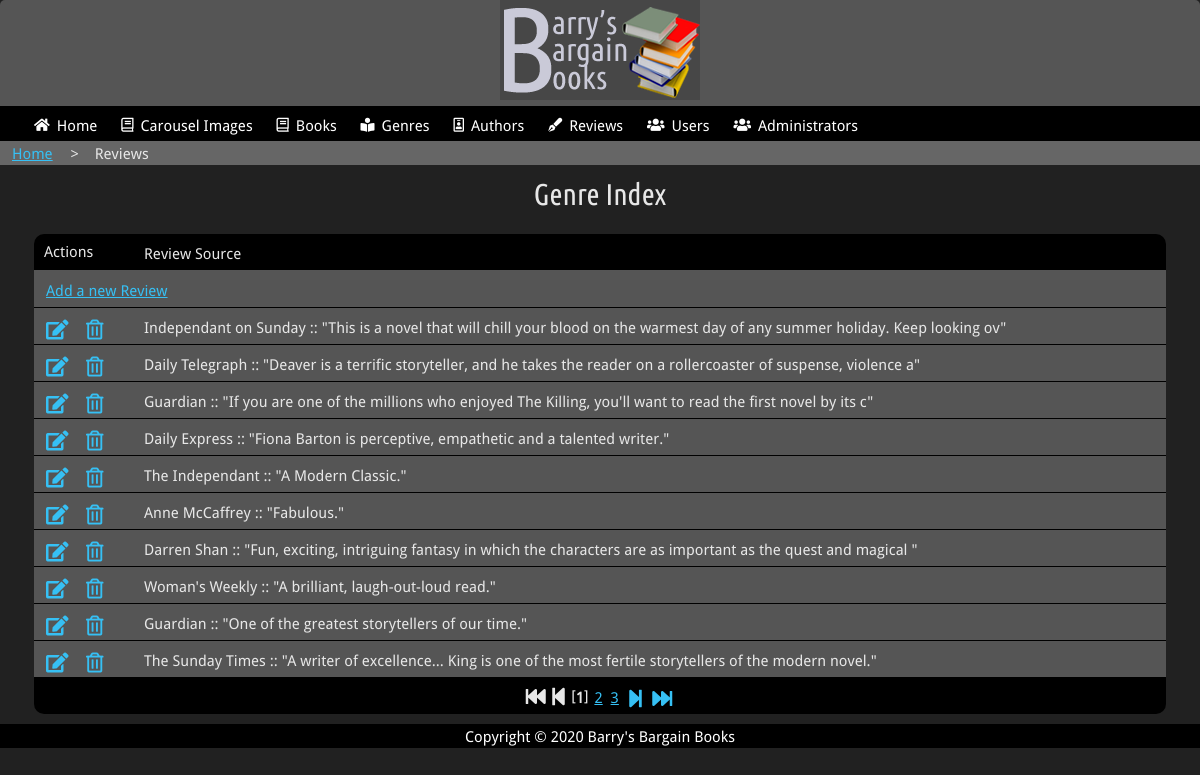
The page /admin/reviews.php (signed in) on the database its author committed.
### tables this page shows
CREATE TABLE `reviews` (
  `reviewID` int(11) NOT NULL,
  `bookID` int(11) DEFAULT NULL,
  `source` varchar(50) DEFAULT NULL,
  `content` varchar(500) DEFAULT NULL,
  `is_active` tinyint(1) NOT NULL DEFAULT '1'
);

### admin/reviews.php (the view, shortened to what this page needs)
<!DOCTYPE html>
<html lang="en" class="text-100">
<head>
    <link rel="stylesheet" href="css/admin.css">
    <link rel="stylesheet" href="../css/fontawesome.css">
</head>
<body>
    <header>
        <div >
            <a href="index.php"><img src="images/logo.png" alt="Barry's Bargain Books Logo"></a>
        </div>
    </header>
    <?php include 'includes/main_nav.php'; ?>
    <main id="main">
    	<section class="breadcrumb">
            <div id="breadcrumb" class="boc-grid-container">
                <a href="index.php" title="retrun to the home page">Home</a>
                <span class="separator">></span>
                <span class="current">Reviews</span>
            </div>
        </section>
        <h2 class="boc-center">Genre Index</h2>
    	<div id="paged-list" class="boc-grid-container">
	    	<div class="form-row header">
				<span class="list_name">Review Source</span>
				<span class="list_actions">Actions</span>
			</div>
			<div class="form-row rollover">
        		<span class="list_name right"><a href="review_add.php" title="Add a new Review">Add a new Review</a></span>
			</div>
<?php
include 'includes/connection.php';
try {
  $stmt = $connection->prepare("SELECT COUNT(*) as count FROM reviews");
  $stmt->execute();
  $result = $stmt->fetch(PDO::FETCH_ASSOC);
  $number_of_rows = $result['count'];
} catch( PDOExecption $error ) {
	print "Error!: " . $error->getMessage() . "</br>";
}
$rows_per_page = 10;
$total_pages = ceil($number_of_rows / $rows_per_page);
if (isset($_GET['page']) && is_numeric($_GET['page'])) {
   $page = (int)$_GET['page'];
} else {
   $page = 1;
}
$row_offset = ($page - 1) * $rows_per_page;
try {
	$stmt = $connection->prepare("SELECT reviewID, source, content FROM reviews LIMIT :offset, :rowsperpage");
	$stmt->bindParam(':offset', $row_offset, PDO::PARAM_INT);
	$stmt->bindParam(':rowsperpage', $rows_per_page, PDO::PARAM_STR);
	$stmt->execute();
	while ($result = $stmt->fetch(PDO::FETCH_ASSOC)) { ?>
  		<div class="form-row rollover">
  			<span class="list_name"><?php echo $result['source']." :: \"".substr($result['content'], 0, 100)."\""; ?></span>
  			<span class="list_edit icon"><a href="review_edit.php?id=<?php echo $result['reviewID']; ?>" title="edit this review"><i class="fas fa-edit"></i></a></span>
  			<span class="list_delete icon"><a href="javascript:makeSureDelete('review_delete.php?id=<?php echo $result['reviewID']; ?>');" title="delete this review"><i class="far fa-trash-alt"></i></i></a></span>
  		</div>
  <?php
	}
} catch( PDOExecption $error ) {
	print "Error!: " . $error->getMessage() . "</br>";
}
?>
		<div class="form-row footer">
<?php
$range = 5;
if ($page > 1) {
	$previous_page = $page - 1;
	echo "<a href='{$_SERVER['PHP_SELF']}?page=1' title='previous page'><i class='fas fa-fast-backward'></i></a>";
	echo " <a href='{$_SERVER['PHP_SELF']}?page=$previous_page' title='first page'><i class='fas fa-step-backward'></i></a>";
} else {
	echo "<i class='fas fa-fast-backward'></i>";
	echo " <i class='fas fa-step-backward'></i>";
}
for ($loop_count = ($page - $range); $loop_count < (($page + $range) + 1); $loop_count++) {
	if (($loop_count > 0) && ($loop_count <= $total_pages)) {
		if ($loop_count == $page) {
			echo " [<b>$loop_count</b>] ";
		} else {
			echo " <a href='{$_SERVER['PHP_SELF']}?page=$loop_count'>$loop_count</a> ";
		}
	}
}
if ($page != $total_pages) {
	$next_page = $page + 1;
	echo " <a href='{$_SERVER['PHP_SELF']}?page=$next_page' title='next page'><i class='fas fa-step-forward'></i></a>";
	echo " <a href='{$_SERVER['PHP_SELF']}?page=$total_pages' title='last page'><i class='fas fa-fast-forward'></i></a>";
} else {
	echo " <i class='fas fa-step-forward'></i>";
	echo " <i class='fas fa-fast-forward'></i>";
}
?>
    	</div>
    </main>
    <footer>
            Copyright &copy; 2020 Barry's Bargain Books
    </footer>
</body>
</html>

### admin/includes/main_nav.php (shortened to what this page needs)
<?php
if($_SERVER['PHP_SELF'] == "/web/soft20181/N0813926/admin/genres.php"
    || $_SERVER['PHP_SELF'] == "/web/soft20181/N0813926/admin/genre_add.php"
    || $_SERVER['PHP_SELF'] == "/web/soft20181/N0813926/admin/genre_edit.php"
    || $_SERVER['PHP_SELF'] == "/web/soft20181/N0813926/admin/genre_delete.php") { $menu_genres = " class='active'"; } else { $menu_genres = "";}
if($_SERVER['PHP_SELF'] == "/web/soft20181/N0813926/admin/books.php"
    || $_SERVER['PHP_SELF'] == "/web/soft20181/N0813926/admin/book_add.php"
    || $_SERVER['PHP_SELF'] == "/web/soft20181/N0813926/admin/book_edit.php"
    || $_SERVER['PHP_SELF'] == "/web/soft20181/N0813926/admin/book_delete.php") { $menu_books = " class='active'"; } else { $menu_books = "";}
if($_SERVER['PHP_SELF'] == "/web/soft20181/N0813926/admin/users.php"
    || $_SERVER['PHP_SELF'] == "/web/soft20181/N0813926/admin/user_add.php"
    || $_SERVER['PHP_SELF'] == "/web/soft20181/N0813926/admin/user_edit.php"
    || $_SERVER['PHP_SELF'] == "/web/soft20181/N0813926/admin/user_delete.php") { $menu_users = " class='active'"; } else { $menu_users = "";}
if($_SERVER['PHP_SELF'] == "/web/soft20181/N0813926/admin/admin_users.php"
    || $_SERVER['PHP_SELF'] == "/web/soft20181/N0813926/admin/admin_user_add.php"
    || $_SERVER['PHP_SELF'] == "/web/soft20181/N0813926/admin/admin_user_edit.php"
    || $_SERVER['PHP_SELF'] == "/web/soft20181/N0813926/admin/admin_user_delete.php") { $menu_admin_users = " class='active'"; } else { $menu_admin_users = "";}
if($_SERVER['PHP_SELF'] == "/web/soft20181/N0813926/admin/reviews.php"
    || $_SERVER['PHP_SELF'] == "/web/soft20181/N0813926/admin/review_add.php"
    || $_SERVER['PHP_SELF'] == "/web/soft20181/N0813926/admin/review_edit.php"
    || $_SERVER['PHP_SELF'] == "/web/soft20181/N0813926/admin/review_delete.php") { $menu_reviews = " class='active'"; } else { $menu_reviews = "";}
if($_SERVER['PHP_SELF'] == "/web/soft20181/N0813926/admin/authors.php"
    || $_SERVER['PHP_SELF'] == "/web/soft20181/N0813926/admin/author_add.php"
    || $_SERVER['PHP_SELF'] == "/web/soft20181/N0813926/admin/author_edit.php"
    || $_SERVER['PHP_SELF'] == "/web/soft20181/N0813926/admin/author_delete.php") { $menu_authors = " class='active'"; } else { $menu_authors = "";}
    if($_SERVER['PHP_SELF'] == "/web/soft20181/N0813926/admin/carousels.php"
    || $_SERVER['PHP_SELF'] == "/web/soft20181/N0813926/admin/carousel_add.php"
    || $_SERVER['PHP_SELF'] == "/web/soft20181/N0813926/admin/carousel_edit.php"
    || $_SERVER['PHP_SELF'] == "/web/soft20181/N0813926/admin/carousel_delete.php") { $menu_carousel = " class='active'"; } else { $menu_carousel = "";}
?>
    <nav id="main-menu">
        <ul class="boc-grid-container boc-hide-mobile">
            <li<?php if($_SERVER['PHP_SELF'] == "/web/soft20181/N0813926/admin/index.php") { echo " class='active'"; } ?>><a href="index.php"><span><i class="fas fa-home" aria-hidden="true"></i>Home</span></a></li>
            <li<?php echo $menu_carousel; ?>><a href="carousels.php"><span><i class="far fa-book" aria-hidden="true"></i>Carousel Images</span></a></li>
            <li<?php echo $menu_books; ?>><a href="books.php"><span><i class="far fa-book" aria-hidden="true"></i>Books</span></a></li>
            <li<?php echo $menu_genres; ?>><a href="genres.php"><span><i class="fas fa-book-reader" aria-hidden="true"></i>Genres</span></a></li>
            <li<?php echo $menu_authors; ?>><a href="authors.php"><span><i class="far fa-id-badge" aria-hidden="true"></i>Authors</span></a></li>
            <li<?php echo $menu_reviews; ?>><a href="reviews.php"><span><i class="fas fa-pen-fancy" aria-hidden="true"></i>Reviews</span></a></li>
            <li<?php echo $menu_users; ?>><a href="users.php"><span><i class="fas fa-users" aria-hidden="true"></i>Users</span></a></li>
            <li<?php echo $menu_admin_users; ?>><a href="admin_users.php"><span><i class="fas fa-users" aria-hidden="true"></i>Administrators</span></a></li>
        </ul>
    </nav>

### admin/css/admin.css (style rules this page uses)
* { box-sizing: border-box; position: relative; }
html { font-size: 100%; padding: 0rem; margin: 0rem; height: 100%; width: 100%; }
html.text-100 { font-size: 1rem; }
body { font-family: "Droid Sans", "Helvetica Neue", Helvetica, Arial, sans-serif; font-weight: 400; line-height: 1.6; font-weight: 400; padding: 0rem; margin: 0rem; height: 100%; width: 100%; background-color: #f3f2f1; }
img { max-width: 100%; height: auto; }
h1, h2, h3, h4, h5, h6 { font-family: "Ubuntu Condensed", sans-serif; font-weight: 400; margin: 0.625rem 0; text-align: center; }
h2 { font-size: 1.875rem; line-height: 1.3; }
body { font-size: 0.9375rem !important; }
body { color: #e7e7e7; background-color: #212121; }
@media (min-width: 50rem) and (max-width: 75rem) { h2 { font-size: 1.875rem; line-height: 1.3; text-align: left; } }
@media (min-width: 50rem) and (max-width: 75rem) { body, input, select, textarea { font-size: 0.9375rem !important; } }
a { border: 0.125rem solid transparent; color: #36c0f4; transition: color 0.3s ease-in-out; }
.boc-hide-mobile { display: none !important; }
@media (min-width: 37.5rem) { .boc-hide-mobile { display: block !important; } }
header { background-color: #474747; text-align: center; }
.boc-grid-container { position: relative; width: 100%; margin: 0 auto; padding: 0.625rem; }
.boc-center { text-align: center; }
@media (min-width: 50rem) and (max-width: 75rem) { .boc-grid-container { width: 96%; } }
#main-menu { margin: 0rem; padding: 0rem; position: relative; z-index: 1000; background: #000; }
#main-menu ul { list-style-type: none; padding: 0; }
#main-menu ul li { display: inline-block; }
#main-menu a { padding: 0.3125rem 0.25rem 0rem 0.25rem; width: auto; display: inline-block; color: #ffffff; height: 2.1875rem; }
@media (min-width: 50rem) { #main-menu a { padding: 0.3125rem 0.5rem 0rem 0.5rem; } }
#main-menu a i { font-size: 0.875rem; margin-right: 0.25rem; top: -0.0625rem; position: relative; text-align: center; transition: transform 0.8s ease-in-out; transform-style: preserve-3d; }
@media (min-width: 50rem) { #main-menu a i { margin-right: 0.4375rem; } }
#main-menu a > span { border-bottom: 0.3125rem solid transparent; display: inline-block; width: 100%; height: 100%; transition: border-bottom 0.3s ease-in-out; }
.breadcrumb { background-color: #666; }
#breadcrumb { position: relative; width: 100%; margin: 0 auto; padding: 0rem 0.625rem 0 0.625rem; }
.separator { margin: 0 0.75rem; }
#paged-list i { font-size: 20px; }
#paged-list .form-row.header { background-color: #000; border-radius: 10px 10px 0px 0px; min-height: 30px; }
#paged-list span.list_actions { position: absolute; left: 10px; }
#paged-list .form-row { width: 100%; background-color: #555; padding: 5px 10px; }
#paged-list .form-row.rollover { border-bottom: 1px solid #000; }
#paged-list .form-row span.icon { position: absolute; display: inline-block; top: 6px; }
#paged-list .form-row span.list_delete { left: 50px; }
#paged-list .form-row span.list_edit { left: 10px; }
#paged-list .form-row span.list_name { padding-left: 100px; }
#paged-list .form-row span.list_name.right { margin-left: -100px; }
#paged-list .form-row.footer { background-color: #000; border-radius: 0px 0px 10px 10px; text-align: center; min-height: 30px; }
header { background-color: #555; border-radius: 5px 5px 0px 0px; padding: 0px 10px; }
.form-row { width: 100%; }
.form-row * { vertical-align: middle; }
footer { background-color: #000; color: #fff; text-align: center; }

### rows shown on the page
reviews: source "Independant on Sunday", content "This is a novel that will chill your blood on the warmest day of any summer holiday. Keep looking ov"
reviews: source "Daily Telegraph", content "Deaver is a terrific storyteller, and he takes the reader on a rollercoaster of suspense, violence a"
reviews: source "Guardian", content "If you are one of the millions who enjoyed The Killing, you'll want to read the first novel by its c"
reviews: source "Daily Express", content "Fiona Barton is perceptive, empathetic and a talented writer."
reviews: source "The Independant", content "A Modern Classic."
reviews: source "Anne McCaffrey", content "Fabulous."
reviews: source "Darren Shan", content "Fun, exciting, intriguing fantasy in which the characters are as important as the quest and magical"
reviews: source "Woman's Weekly", content "A brilliant, laugh-out-loud read."
reviews: source "Guardian", content "One of the greatest storytellers of our time."
reviews: source "The Sunday Times", content "A writer of excellence... King is one of the most fertile storytellers of the modern novel."
